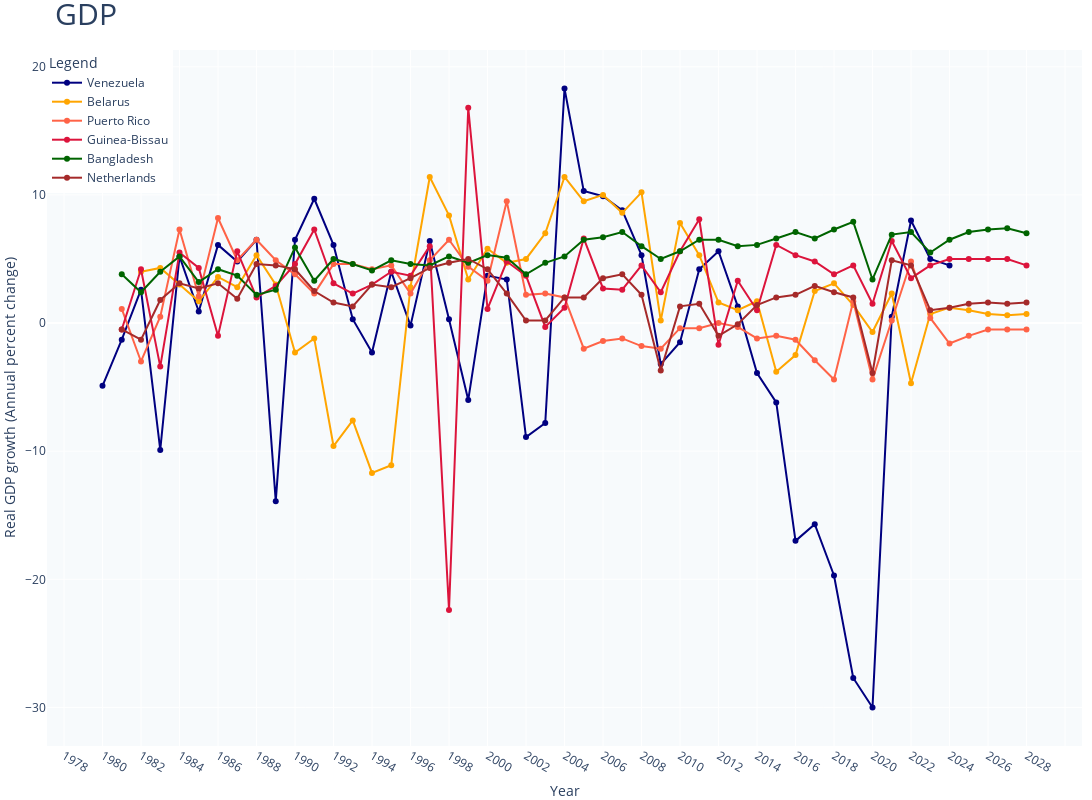

Notebook cell for this chart:
### Code cell
# list_selection = countrys_0_to_01
# countrys_0_to_01 = countrys_0_to_01.insert(0, 'year')
# graficos(df_null[countrys_0_to_01],list_selection,columna_y='Real GDP growth (Annual percent change)')
plot_gdp(df_null,list(countrys_0_to_01))
